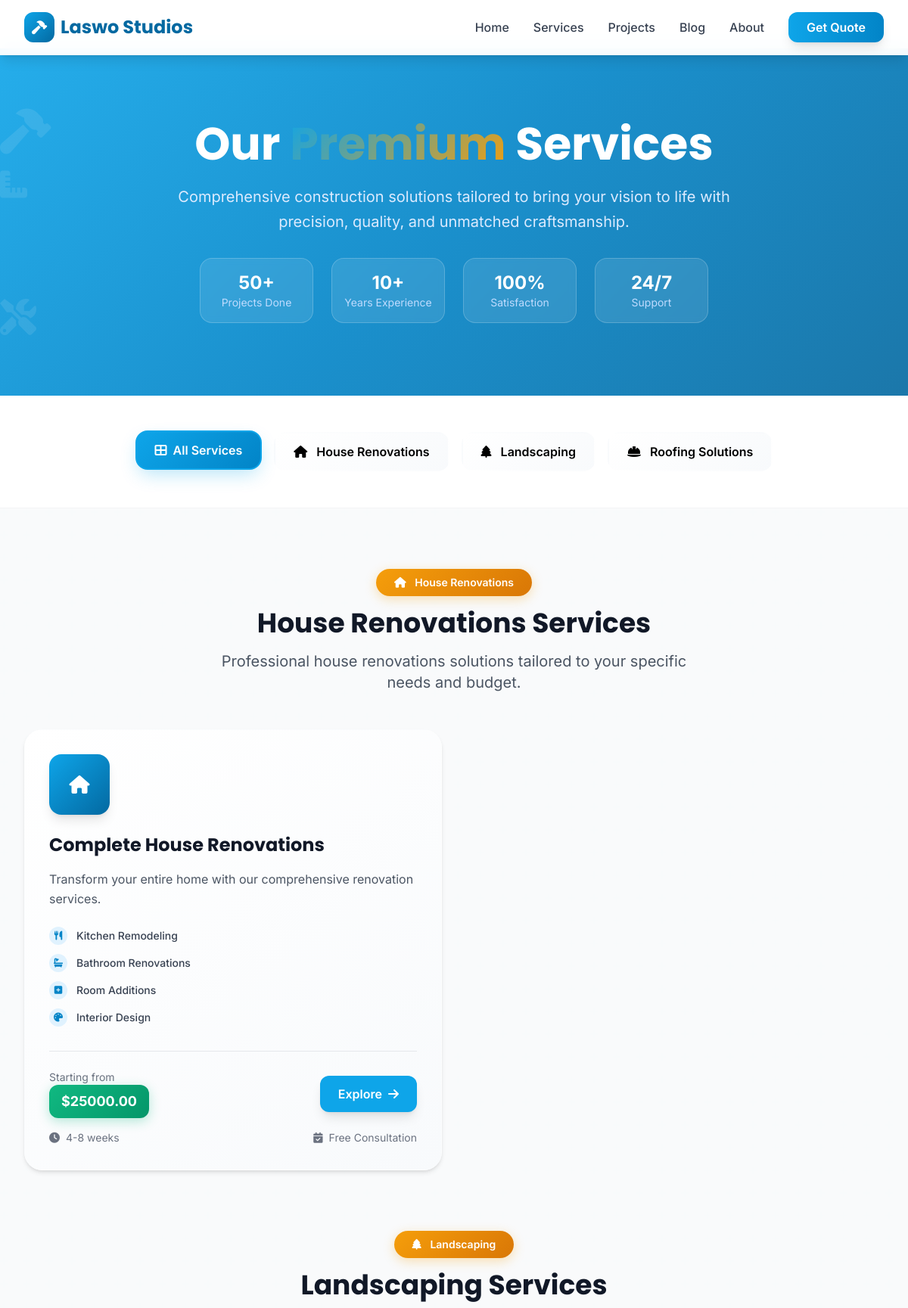
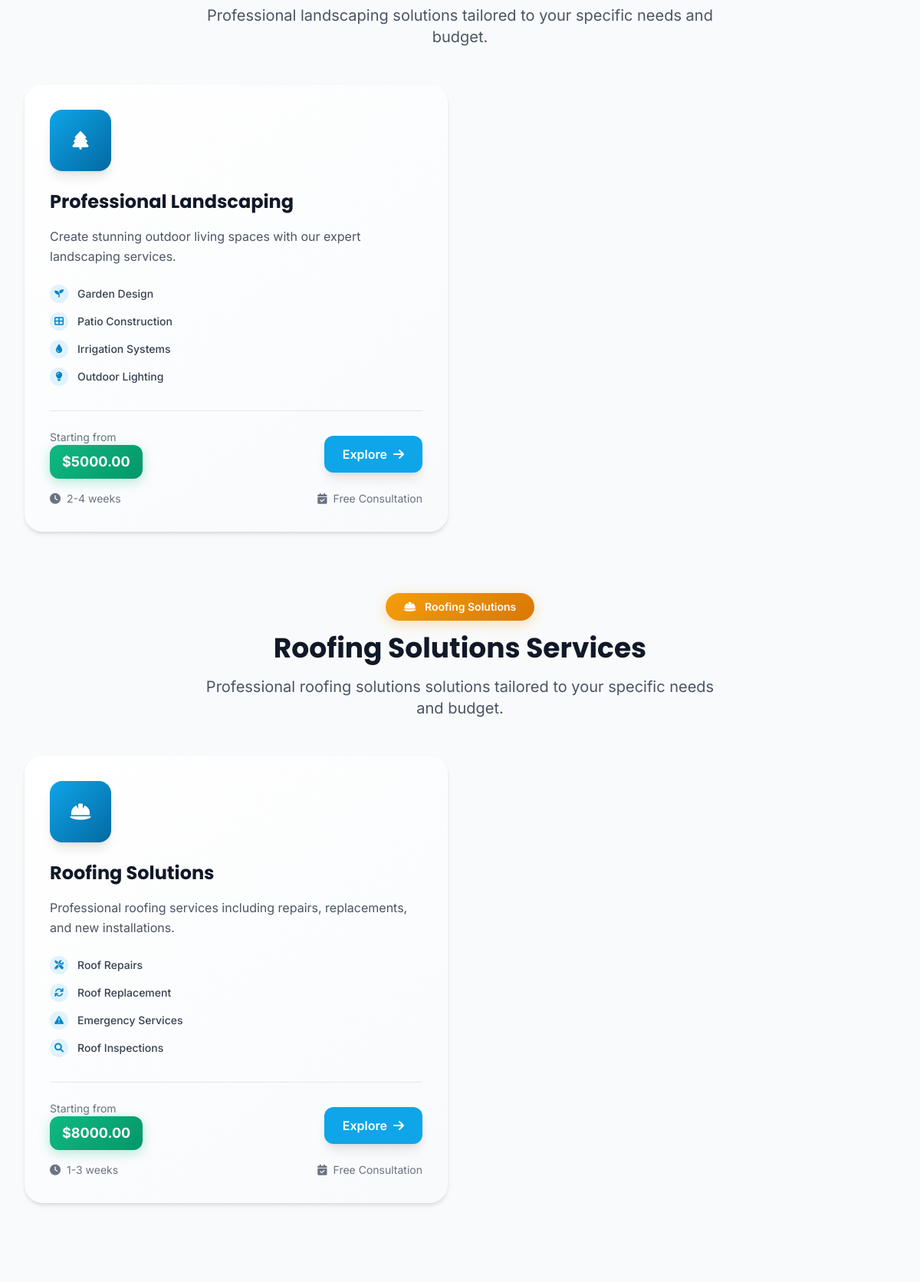
Page /services/ (upper part) on the committed database (2 pictures, top to bottom).
### services/models.py (models this page shows, shortened)
class Service(models.Model):
    SERVICE_CATEGORIES = [
        ('renovation', 'House Renovations'),
        ('landscaping', 'Landscaping'),
        ('roofing', 'Roofing Solutions'),
        ('construction', 'New Construction'),
        ('other', 'Other Services'),
    ]
    title = models.CharField(max_length=200)
    slug = models.SlugField(unique=True)
    category = models.CharField(max_length=20, choices=SERVICE_CATEGORIES)
    short_description = models.TextField(max_length=200)
    full_description = models.TextField()
    icon = models.CharField(max_length=100, help_text="FontAwesome icon class")
    featured_image = models.ImageField(upload_to='services/', blank=True)
    display_order = models.IntegerField(default=0)
    is_active = models.BooleanField(default=True)
    created_at = models.DateTimeField(auto_now_add=True)
    updated_at = models.DateTimeField(auto_now=True)
    starting_price = models.DecimalField(max_digits=10, decimal_places=2, null=True, blank=True)
    duration = models.CharField(max_length=100, blank=True, help_text="e.g., 2-4 weeks")
    class Meta:
        ordering = ['display_order', 'title']

class ServiceFeature(models.Model):
    service = models.ForeignKey(Service, on_delete=models.CASCADE, related_name='features')
    title = models.CharField(max_length=200)
    description = models.TextField(blank=True)
    icon = models.CharField(max_length=100, help_text="FontAwesome icon class")

### services/views.py (the view)
# urls.py: path('', views.service_list, name='list'),
def service_list(request):
    services = Service.objects.filter(is_active=True).order_by('display_order')
    services_by_category = {}
    for service in services:
        if service.category not in services_by_category:
            services_by_category[service.category] = []
        services_by_category[service.category].append(service)
    context = {
        'services': services,
        'services_by_category': services_by_category,
    }
    return render(request, 'services/list.html', context)

### services/templates/services/list.html (shortened to what this page needs)
{% extends 'pages/base.html' %}
{% block content %}
<section class="service-hero text-white py-24 relative overflow-hidden">
    <div class="absolute inset-0 overflow-hidden">
        <div class="absolute top-20 left-10% floating-tool">
            <i class="fas fa-hammer text-white/10 text-6xl"></i>
        </div>
        <div class="absolute top-40 right-20% floating-tool-2">
            <i class="fas fa-ruler-combined text-white/10 text-4xl"></i>
        </div>
        <div class="absolute bottom-20 left-30% floating-tool-3">
            <i class="fas fa-tools text-white/10 text-5xl"></i>
        </div>
    </div>
    <div class="max-w-7xl mx-auto px-4 sm:px-6 lg:px-8 text-center relative z-10">
        <div class="animate-slide-up">
            <h1 class="text-5xl lg:text-6xl font-heading font-bold mb-6">
                Our <span class="text-gradient">Premium</span> Services
            </h1>
            <p class="text-xl text-blue-100 mb-8 max-w-3xl mx-auto leading-relaxed">
                Comprehensive construction solutions tailored to bring your vision to life with precision, quality, and unmatched craftsmanship.
            </p>
            <div class="grid grid-cols-2 md:grid-cols-4 gap-6 max-w-2xl mx-auto">
                <div class="bg-white/10 backdrop-blur-sm rounded-2xl p-4 border border-white/20">
                    <div class="text-2xl font-bold text-white">50+</div>
                    <div class="text-blue-200 text-sm">Projects Done</div>
                </div>
                <div class="bg-white/10 backdrop-blur-sm rounded-2xl p-4 border border-white/20">
                    <div class="text-2xl font-bold text-white">10+</div>
                    <div class="text-blue-200 text-sm">Years Experience</div>
                </div>
                <div class="bg-white/10 backdrop-blur-sm rounded-2xl p-4 border border-white/20">
                    <div class="text-2xl font-bold text-white">100%</div>
                    <div class="text-blue-200 text-sm">Satisfaction</div>
                </div>
                <div class="bg-white/10 backdrop-blur-sm rounded-2xl p-4 border border-white/20">
                    <div class="text-2xl font-bold text-white">24/7</div>
                    <div class="text-blue-200 text-sm">Support</div>
                </div>
            </div>
        </div>
    </div>
</section>
<section class="py-12 bg-white border-b border-gray-100 sticky top-16 z-40 backdrop-blur-sm bg-white/95">
    <div class="max-w-7xl mx-auto px-4 sm:px-6 lg:px-8">
        <div class="flex flex-wrap gap-4 justify-center">
            <button class="category-tab active px-6 py-3 rounded-2xl font-semibold transition-all duration-300" data-category="all">
                <i class="fas fa-th-large mr-2"></i>All Services
            </button>
            {% for category, category_services in services_by_category.items %}
            <button class="category-tab px-6 py-3 rounded-2xl font-semibold transition-all duration-300" data-category="{{ category }}">
                <i class="fas fa-{{ category_services.0.icon|default:'cog' }} mr-2"></i>
                {{ category_services.0.get_category_display }}
            </button>
            {% endfor %}
        </div>
    </div>
</section>
<section class="py-20 bg-gray-50 relative overflow-hidden">
    <div class="absolute inset-0 bg-construction-pattern opacity-5"></div>
    <div class="max-w-7xl mx-auto px-4 sm:px-6 lg:px-8 relative z-10">
        {% for category, category_services in services_by_category.items %}
        <div class="service-category mb-20 animate-fade-in" data-category="{{ category }}">
            <div class="text-center mb-12">
                <span class="feature-badge text-white px-6 py-2 rounded-full text-sm font-semibold inline-block mb-4">
                    <i class="fas fa-{{ category_services.0.icon|default:'cog' }} mr-2"></i>
                    {{ category_services.0.get_category_display }}
                </span>
                <h2 class="text-4xl font-heading font-bold text-gray-900 mb-4">
                    {{ category_services.0.get_category_display }} Services
                </h2>
                <p class="text-xl text-gray-600 max-w-2xl mx-auto">
                    Professional {{ category_services.0.get_category_display|lower }} solutions tailored to your specific needs and budget.
                </p>
            </div>
            <div class="grid grid-cols-1 lg:grid-cols-2 xl:grid-cols-3 gap-8">
                {% for service in category_services %}
                <div class="service-card-premium rounded-3xl p-8 group relative overflow-hidden">
                    <div class="absolute inset-0 bg-gradient-to-br from-primary-500/0 to-primary-600/0 group-hover:from-primary-500/5 group-hover:to-primary-600/10 transition-all duration-500 rounded-3xl"></div>
                    <div class="relative z-10">
                        <div class="w-20 h-20 bg-gradient-to-br from-primary-500 to-primary-700 rounded-2xl flex items-center justify-center mb-6 group-hover:scale-110 transition-transform duration-300 shadow-lg">
                            <i class="{{ service.icon }} text-2xl text-white"></i>
                        </div>
                        <h3 class="text-2xl font-heading font-bold text-gray-900 mb-4 group-hover:text-primary-600 transition-colors duration-300">
                            {{ service.title }}
                        </h3>
                        <p class="text-gray-600 mb-6 leading-relaxed">
                            {{ service.short_description }}
                        </p>
                        <div class="space-y-3 mb-6">
                            {% for feature in service.features.all|slice:":4" %}
                            <div class="flex items-center text-gray-700 group-hover:text-gray-800 transition-colors duration-300">
                                <div class="w-6 h-6 bg-primary-100 rounded-full flex items-center justify-center mr-3 flex-shrink-0">
                                    <i class="{{ feature.icon }} text-primary-600 text-xs"></i>
                                </div>
                                <span class="text-sm font-medium">{{ feature.title }}</span>
                            </div>
                            {% endfor %}
                        </div>
                        <div class="flex items-center justify-between mt-8 pt-6 border-t border-gray-200">
                            {% if service.starting_price %}
                            <div>
                                <span class="text-sm text-gray-500 block">Starting from</span>
                                <div class="price-tag text-white px-4 py-2 rounded-xl font-bold text-lg inline-block">
                                    ${{ service.starting_price }}
                                </div>
                            </div>
                            {% endif %}
                            <a href="{% url 'services:detail' service.slug %}"
                               class="bg-primary-500 text-white px-6 py-3 rounded-xl font-semibold hover:bg-primary-600 transition-all duration-300 shadow-lg hover:shadow-xl transform group-hover:scale-105 flex items-center">
                                Explore
                                <i class="fas fa-arrow-right ml-2 group-hover:translate-x-1 transition-transform duration-200"></i>
                            </a>
                        </div>
                        {% if service.duration %}
                        <div class="flex items-center justify-between text-sm text-gray-500 mt-4">
                            <span class="flex items-center">
                                <i class="fas fa-clock mr-2"></i>
                                {{ service.duration }}
                            </span>
                            <span class="flex items-center">
                                <i class="fas fa-calendar-check mr-2"></i>
                                Free Consultation
                            </span>
                        </div>
                        {% endif %}
                    </div>
                </div>
                {% endfor %}
            </div>
        </div>
        {% endfor %}
    </div>
</section>
{% endblock %}

### pages/templates/pages/base.html (style rules this page uses)
.animate-fade-in { animation: fadeIn 0.8s ease-out; }
.animate-slide-up { animation: slideUp 1s ease-out; }
.text-gradient { background: linear-gradient(135deg, #0ea5e9 0%, #f59e0b 100%); -webkit-background-clip: text; -webkit-text-fill-color: transparent; background-clip: text; }
html { scroll-behavior: smooth; }

### services/templates/services/list.html (style rules this page uses)
.category-tab { background: linear-gradient(145deg, #ffffff 0%, #f8fafc 100%); border: 2px solid transparent; transition: all 0.3s cubic-bezier(0.4, 0, 0.2, 1); }
.category-tab.active { background: linear-gradient(135deg, #0ea5e9 0%, #0284c7 100%); color: white; border-color: #0ea5e9; box-shadow: 0 10px 25px -5px rgba(14, 165, 233, 0.3); transform: translateY(-2px); }
.service-card-premium { background: linear-gradient(145deg, #ffffff 0%, #f8fafc 100%); border: 1px solid rgba(255, 255, 255, 0.2); box-shadow: 0 4px 6px -1px rgba(0, 0, 0, 0.1), 0 2px 4px -1px rgba(0, 0, 0, 0.06), inset 0 1px 0 rgba(255, 255, 255, 0.1); transition: all 0.4s cubic-bezier(0.4, 0, 0.2, 1); }
.feature-badge { background: linear-gradient(135deg, #f59e0b 0%, #d97706 100%); box-shadow: 0 4px 15px rgba(245, 158, 11, 0.3); }
.price-tag { background: linear-gradient(135deg, #10b981 0%, #059669 100%); box-shadow: 0 4px 15px rgba(16, 185, 129, 0.3); }
.floating-tool { animation: float 4s ease-in-out infinite; }
.floating-tool-2 { animation: float 5s ease-in-out infinite 1s; }
.floating-tool-3 { animation: float 6s ease-in-out infinite 0.5s; }

### rows in the picture
Service: category "House Renovations", category "house renovations", title "Complete House Renovations", short_description "Transform your entire home with our comprehensive renovation services.", starting_price "25000.00", duration "4-8 weeks"
Service: category "Landscaping", category "landscaping", title "Professional Landscaping", short_description "Create stunning outdoor living spaces with our expert landscaping services.", starting_price "5000.00", duration "2-4 weeks"
Service: category "Roofing Solutions", category "roofing solutions", title "Roofing Solutions", short_description "Professional roofing services including repairs, replacements, and new installations.", starting_price "8000.00", duration "1-3 weeks"
ServiceFeature: title "Kitchen Remodeling"
ServiceFeature: title "Bathroom Renovations"
ServiceFeature: title "Room Additions"
ServiceFeature: title "Interior Design"
ServiceFeature: title "Garden Design"
ServiceFeature: title "Patio Construction"
ServiceFeature: title "Irrigation Systems"
ServiceFeature: title "Outdoor Lighting"
ServiceFeature: title "Roof Repairs"
ServiceFeature: title "Roof Replacement"
ServiceFeature: title "Emergency Services"
ServiceFeature: title "Roof Inspections"
